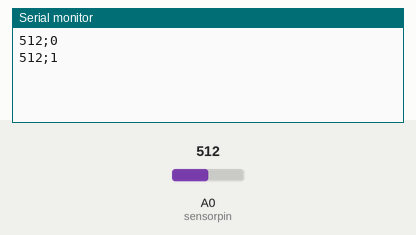
Bench run of a sketch on a simulated Arduino Uno, built with avr-gcc and run on an emulated ATmega328P. Shown: the last lines printed to the serial monitor. The test bench sets the inputs (shaded band); at power-on: A0 (sensorpin) = 512.

Above: at 1.8 s.
1.9 s: A0 (sensorpin) set to 716
At 2.8 s:
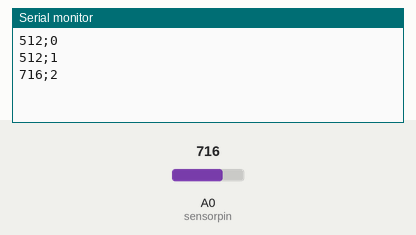
3.4 s: A0 (sensorpin) set to 900
At 4.8 s:
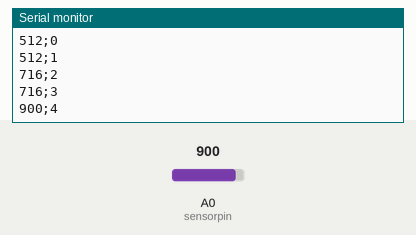
Timing chart, 0 to 6.4 s (numbered marks = the images above; inputs shaded):
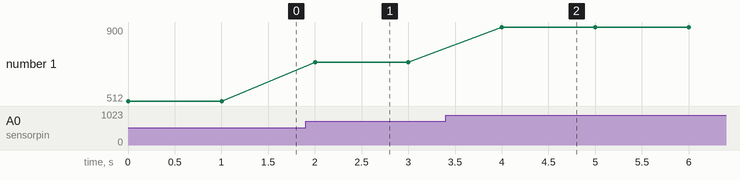

The sketch:

comtest.ino
```cpp
const int sensorpin = A0;
int data;
int time = 0;
void setup() {
  // put your setup code here, to run once:
Serial.begin(9600);
}

void loop() {
  // put your main code here, to run repeatedly:
  data = analogRead(sensorpin);
Serial.println(String(data)+";"+String(time));
delay(1000);
time+=1;
Serial.flush();
}
```

Measured:
- after the input at 1.9 s, the serial monitor: prints a new line after 0.10 s (image 1)
- after the input at 3.4 s, the serial monitor: prints a new line after 0.60 s (image 2)
- plotted number 1: 512 → 716 after the input at 1.9 s, 716 → 900 after the input at 3.4 s
